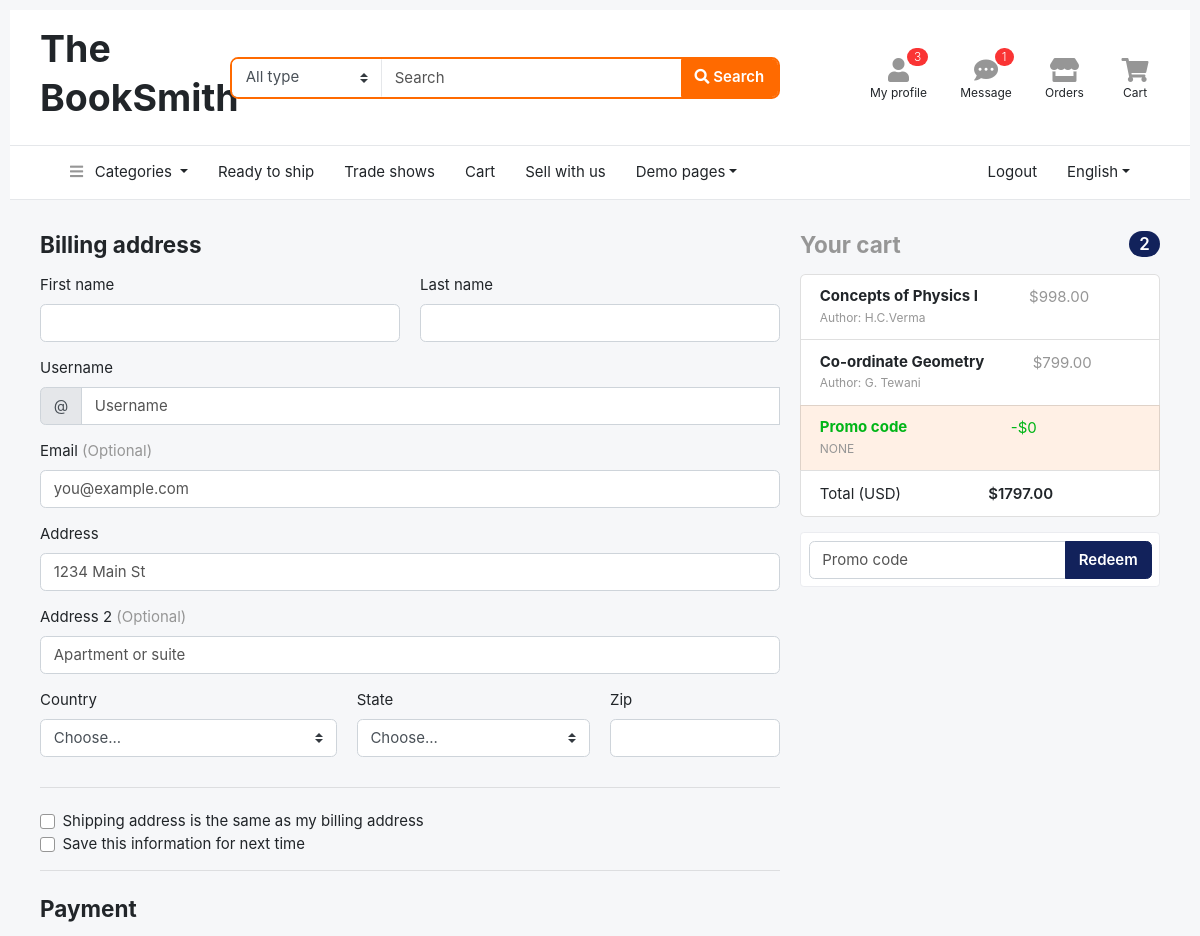
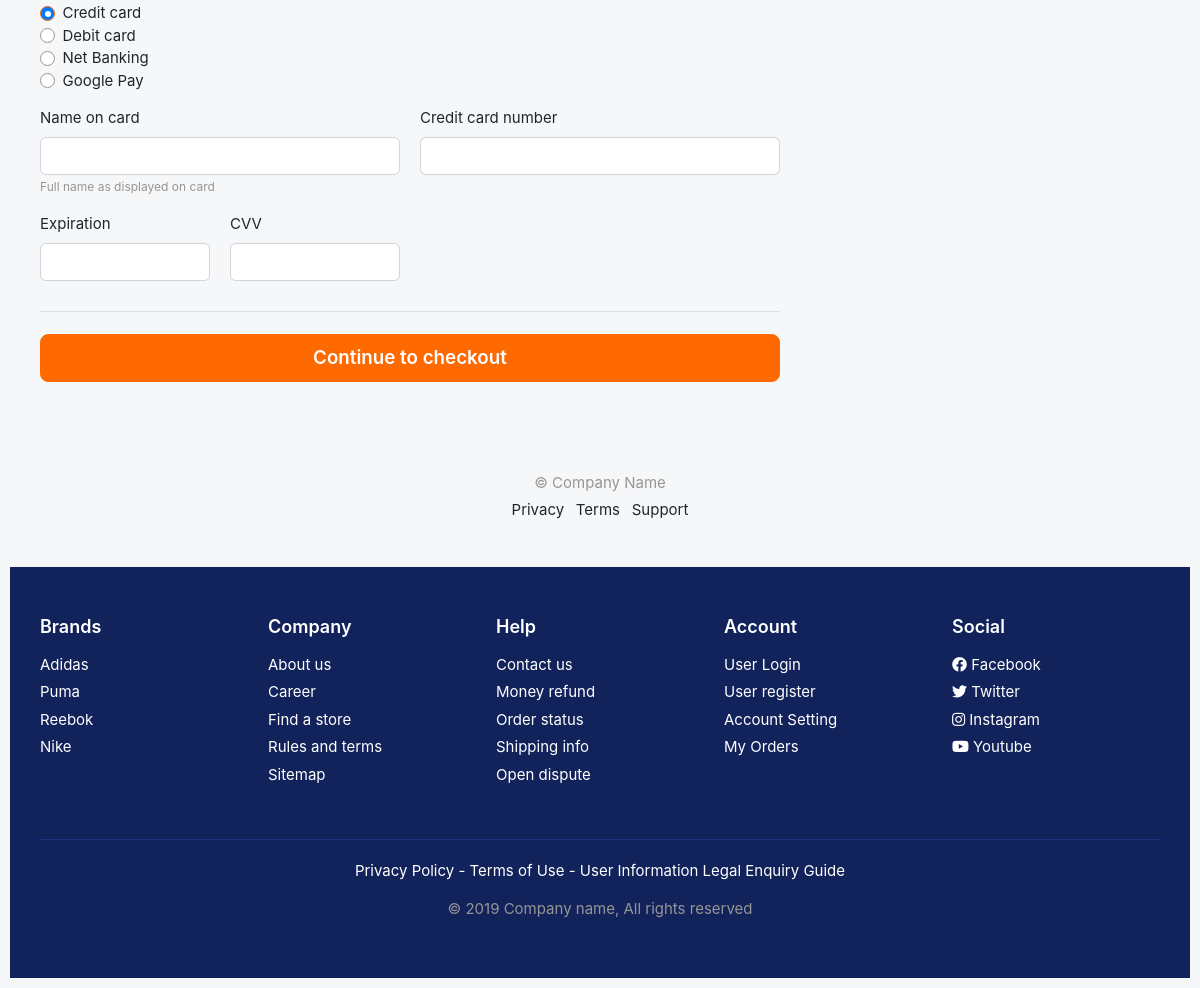
The app's page /payment (signed in) with its own data (2 pictures, top to bottom).
### Store/models.py (models this page shows, shortened)
class Book(models.Model):
	old_new = (
		(1, 'Yes'),
		(0, 'No'),
	)
	book_id = models.AutoField(primary_key=True)
	book_name = models.CharField(max_length=50)
	book_author = models.CharField(max_length=50)
	book_edition = models.DecimalField(max_digits=6, decimal_places=1)
	book_price = models.DecimalField(max_digits=6, decimal_places=2)
	book_quantity = models.IntegerField()
	date = models.DateTimeField(auto_now=True)
	is_new = models.BooleanField(choices=old_new)
	image_file = models.ImageField(upload_to=UPLOAD_TO)
	category = models.ForeignKey(Category, on_delete=models.CASCADE)
	vendor = models.ForeignKey(Vendor, on_delete=models.CASCADE)

### Store/views.py (the view)
# urls.py: path('payment', views.payment, name='payment'),
@login_required
def payment(request):
	user = request.user
	if request.method == "POST":
		print("Payment Received")
		paymentmethod = request.POST["paymentMethod"]
		pay = Payment()
		if paymentmethod == "Credit Card":
			pay.payment_type = "CC"
		elif paymentmethod == "Debit Card":
			pay.payment_type = "DC"
		elif paymentmethod == "Net Banking":
			pay.payment_type = "NB"
		else :
			pay.payment_type = "GP"
		pay.amount = request.POST["grand_total"]
		pay.customer_id = user
		cart = user.cart_set.first()
		cart.delete()
		pay.save()
		messages.success(request, "Payment Done For Your Cart. You Will Be Delivered Soon. Thanks.")
		if user.is_vendor:
			return HttpResponseRedirect(reverse('index-vendor'))
		else:
			return HttpResponseRedirect(reverse('index-customer'))
		pass
	else:
		try :
			cart = user.cart_set.first()
			cartitems = cart.cartitem_set.all()
			details = []
			grand_total = 0
			items = 0
			for cartitem in cartitems:
				l = []
				book_name = cartitem.book_id.book_name
				if cartitem.book_quantity > cartitem.book_id.book_quantity:
					messages.warning(request, f'{cartitem.book_id.book_name} Is Unavailable')
					if user.is_vendor:
						return HttpResponseRedirect(reverse('cart-vendor'))
					else:
						return HttpResponseRedirect(reverse('cart-customer'))
				price = cartitem.book_quantity * cartitem.book_id.book_price
				l.append(book_name)
				l.append(price)
				l.append(cartitem.book_id.book_author)
				grand_total += price
				items += 1
				details.append(l)
			context = {
				"details" : details,
				"grand_total" : grand_total,
				"items" : items,
			}
			return render(request, 'Store/payment.html', context)
		except Exception as e:
			messages.warning(request, "Add Something To Cart First.")
			if user.is_vendor:
				return HttpResponseRedirect(reverse('cart-vendor'))
			else:
				return HttpResponseRedirect(reverse('cart-customer'))

### Store/templates/Store/payment.html (shortened to what this page needs)
{% extends 'Store/layout.html' %}
{% block body %}
<header class="section-header">
  <section class="header-main border-bottom">
    <div class="container">
      <div class="row align-items-center">
        <div class="col-xl-2 col-lg-3 col-md-12">
          <a href="#" class="brand-wrap">
            <h1>The BookSmith</h1>
          </a>
        </div>
        <div class="col-xl-6 col-lg-5 col-md-6">
          <form action="#" class="search-header">
            <div class="input-group w-100">
              <select class="custom-select border-right"  name="category_name">
                  <option value="">All type</option><option value="codex">Special</option>
              </select>
                <input type="text" class="form-control" placeholder="Search">
                <div class="input-group-append">
                  <button class="btn btn-primary" type="submit">
                    <i class="fa fa-search"></i> Search
                  </button>
                </div>
              </div>
          </form>
        </div>
        <div class="col-xl-4 col-lg-4 col-md-6">
          <div class="widgets-wrap float-md-right">
            <div class="widget-header mr-3">
              <a href="#" class="widget-view">
                <div class="icon-area">
                  <i class="fa fa-user"></i>
                  <span class="notify">3</span>
                </div>
                <small class="text"> My profile </small>
              </a>
            </div>
            <div class="widget-header mr-3">
              <a href="#" class="widget-view">
                <div class="icon-area">
                  <i class="fa fa-comment-dots"></i>
                  <span class="notify">1</span>
                </div>
                <small class="text"> Message </small>
              </a>
            </div>
            <div class="widget-header mr-3">
              <a href="#" class="widget-view">
                <div class="icon-area">
                  <i class="fa fa-store"></i>
                </div>
                <small class="text"> Orders </small>
              </a>
            </div>
            <div class="widget-header">
              <a href="#" class="widget-view">
                <div class="icon-area">
                  <i class="fa fa-shopping-cart"></i>
                </div>
                <small class="text"> Cart </small>
              </a>
            </div>
          </div>
        </div>
      </div>
    </div>
  </section>
  <nav class="navbar navbar-main navbar-expand-lg border-bottom">
    <div class="container">
      <div class="collapse navbar-collapse" id="main_nav">
        <ul class="navbar-nav">
          <li class="nav-item dropdown">
            <a class="nav-link dropdown-toggle" data-toggle="dropdown" href="#"> <i class="fa fa-bars text-muted mr-2"></i> Categories </a>
          </li>
          <li class="nav-item">
             <a class="nav-link" href="#">Ready to ship</a>
          </li>
          <li class="nav-item">
            <a class="nav-link" href="#">Trade shows</a>
          </li>
      {% if user.is_authenticated %}
      <li class="nav-item">
        <a class="nav-link" href="{% if user.is_vendor %}{% url 'cart-vendor' %}{% else %}{% url 'cart-customer' %}{% endif %}">Cart</a>
      </li>
      {% endif %}
          <li class="nav-item">
            <a class="nav-link" href="{% url 'login' %}">Sell with us</a>
          </li>
          <li class="nav-item dropdown">
            <a class="nav-link dropdown-toggle" data-toggle="dropdown" href="#">Demo pages</a>
          </li>
        </ul>
        <ul class="navbar-nav ml-md-auto">
            <li class="nav-item">
              <a class="nav-link" href="{% url 'logout' %}">Logout</a>
            </li>
          <li class="nav-item dropdown">
            <a class="nav-link dropdown-toggle" href="http://example.com" data-toggle="dropdown">English</a>
          </li>
       </ul>
      </div>
    </div>
  </nav>
  </header>
<div class="container padding-top">
  <div class="row">
    <div class="col-md-4 order-md-2 mb-4">
      <h4 class="d-flex justify-content-between align-items-center mb-3">
        <span class="text-muted">Your cart</span>
        <span class="badge badge-secondary badge-pill">{{ items }}</span>
      </h4>
      <ul class="list-group mb-3">
        {% for detail in details %}
        <li class="list-group-item d-flex justify-content-between lh-condensed">
          <div>
            <h6 class="my-0">{{ detail.0 }}</h6>
            <small class="text-muted">Author: {{ detail.2 }}</small>
          </div>
          <span class="text-muted">${{ detail.1 }}</span>
        </li>
        {% endfor %}
        <li class="list-group-item d-flex justify-content-between bg-light">
          <div class="text-success">
            <h6 class="my-0">Promo code</h6>
            <small class="text-muted">NONE</small>
          </div>
          <span class="text-success">-$0</span>
        </li>
        <li class="list-group-item d-flex justify-content-between">
          <span>Total (USD)</span>
          <strong>${{ grand_total }}</strong>
        </li>
      </ul>
      <form class="card p-2">
        <div class="input-group">
          <input type="text" class="form-control" placeholder="Promo code">
          <div class="input-group-append">
            <button type="submit" class="btn btn-secondary">Redeem</button>
          </div>
        </div>
      </form>
    </div>
    <div class="col-md-8 order-md-1">
      <h4 class="mb-3">Billing address</h4>
      <form class="needs-validation"  method="POST" action="{% url 'payment' %}" novalidate>
        <div class="row">
          <div class="col-md-6 mb-3">
            <label for="firstName">First name</label>
            <input type="text" class="form-control" id="firstName" placeholder="" value="" required>
          </div>
          <div class="col-md-6 mb-3">
            <label for="lastName">Last name</label>
            <input type="text" class="form-control" id="lastName" placeholder="" value="" required>
          </div>
        </div>
        <div class="mb-3">
          <label for="username">Username</label>
          <div class="input-group">
            <div class="input-group-prepend">
              <span class="input-group-text">@</span>
            </div>
            <input type="text" class="form-control" id="username" placeholder="Username" required>
          </div>
        </div>
        <div class="mb-3">
          <label for="email">Email <span class="text-muted">(Optional)</span></label>
          <input type="email" class="form-control" id="email" placeholder="you@example.com">
        </div>
        <div class="mb-3">
          <label for="address">Address</label>
          <input type="text" class="form-control" id="address" placeholder="1234 Main St" required>
        </div>
        <div class="mb-3">
          <label for="address2">Address 2 <span class="text-muted">(Optional)</span></label>
          <input type="text" class="form-control" id="address2" placeholder="Apartment or suite">
        </div>
        <div class="row">
          <div class="col-md-5 mb-3">
            <label for="country">Country</label>
            <select class="custom-select d-block w-100" id="country" required>
              <option value="">Choose...</option>
            </select>
          </div>
          <div class="col-md-4 mb-3">
            <label for="state">State</label>
            <select class="custom-select d-block w-100" id="state" required>
              <option value="">Choose...</option>
            </select>
          </div>
          <div class="col-md-3 mb-3">
            <label for="zip">Zip</label>
            <input type="text" class="form-control" id="zip" placeholder="" required>
          </div>
        </div>
        <hr class="mb-4">
        <div class="custom-control custom-checkbox">
          <label class="custom-control-label" for="same-address">Shipping address is the same as my billing address</label>
        </div>
        <div class="custom-control custom-checkbox">
          <label class="custom-control-label" for="save-info">Save this information for next time</label>
        </div>
        <hr class="mb-4">
        <h4 class="mb-3">Payment</h4>
        <div class="d-block my-3">
          <div class="custom-control custom-radio">
            <label class="custom-control-label" for="credit">Credit card</label>
          </div>
          <div class="custom-control custom-radio">
            <label class="custom-control-label" for="debit">Debit card</label>
          </div>
          <div class="custom-control custom-radio">
            <label class="custom-control-label" for="paypal">Net Banking</label>
          </div>
           <div class="custom-control custom-radio">
            <label class="custom-control-label" for="paypal">Google Pay</label>
          </div>
        </div>
        <div class="row">
          <div class="col-md-6 mb-3">
            <label for="cc-name">Name on card</label>
            <input type="text" class="form-control" id="cc-name" placeholder="" required>
            <small class="text-muted">Full name as displayed on card</small>
          </div>
          <div class="col-md-6 mb-3">
            <label for="cc-number">Credit card number</label>
            <input type="text" class="form-control" id="cc-number" placeholder="" required>
          </div>
        </div>
        <div class="row">
          <div class="col-md-3 mb-3">
            <label for="cc-expiration">Expiration</label>
            <input type="text" class="form-control" id="cc-expiration" placeholder="" required>
          </div>
          <div class="col-md-3 mb-3">
            <label for="cc-cvv">CVV</label>
            <input type="text" class="form-control" id="cc-cvv" placeholder="" required>
          </div>
        </div>
        <hr class="mb-4">
        <button class="btn btn-primary btn-lg btn-block" type="submit">Continue to checkout</button>
      </form>
    </div>
  </div>
  <footer class="my-5 pt-5 text-muted text-center text-small">
    <p class="mb-1">&copy; Company Name</p>
    <ul class="list-inline">
      <li class="list-inline-item"><a href="#">Privacy</a></li>
      <li class="list-inline-item"><a href="#">Terms</a></li>
      <li class="list-inline-item"><a href="#">Support</a></li>
    </ul>
  </footer>
</div>
<footer class="section-footer bg-secondary">
	<div class="container">
		<section class="footer-top padding-y-lg text-white">
			<div class="row">
				<aside class="col-md col-6">
					<h6 class="title">Brands</h6>
					<ul class="list-unstyled">
						<li> <a href="#">Adidas</a></li>
						<li> <a href="#">Puma</a></li>
						<li> <a href="#">Reebok</a></li>
						<li> <a href="#">Nike</a></li>
					</ul>
				</aside>
				<aside class="col-md col-6">
					<h6 class="title">Company</h6>
					<ul class="list-unstyled">
						<li> <a href="#">About us</a></li>
						<li> <a href="#">Career</a></li>
						<li> <a href="#">Find a store</a></li>
						<li> <a href="#">Rules and terms</a></li>
						<li> <a href="#">Sitemap</a></li>
					</ul>
				</aside>
				<aside class="col-md col-6">
					<h6 class="title">Help</h6>
					<ul class="list-unstyled">
						<li> <a href="#">Contact us</a></li>
						<li> <a href="#">Money refund</a></li>
						<li> <a href="#">Order status</a></li>
						<li> <a href="#">Shipping info</a></li>
						<li> <a href="#">Open dispute</a></li>
					</ul>
				</aside>
				<aside class="col-md col-6">
					<h6 class="title">Account</h6>
					<ul class="list-unstyled">
						<li> <a href="#"> User Login </a></li>
						<li> <a href="#"> User register </a></li>
						<li> <a href="#"> Account Setting </a></li>
						<li> <a href="#"> My Orders </a></li>
					</ul>
				</aside>
				<aside class="col-md">
					<h6 class="title">Social</h6>
					<ul class="list-unstyled">
						<li><a href="#"> <i class="fab fa-facebook"></i> Facebook </a></li>
						<li><a href="#"> <i class="fab fa-twitter"></i> Twitter </a></li>
						<li><a href="#"> <i class="fab fa-instagram"></i> Instagram </a></li>
						<li><a href="#"> <i class="fab fa-youtube"></i> Youtube </a></li>
					</ul>
				</aside>
			</div>
		</section>
		<section class="footer-bottom text-center">
				<p class="text-white">Privacy Policy - Terms of Use - User Information Legal Enquiry Guide</p>
				<p class="text-muted"> &copy 2019 Company name, All rights reserved </p>
				<br>
		</section>
	</div>
</footer>
{% endblock %}

### records on screen
Book: book_name "Concepts of Physics I", book_author "H.C.Verma"
Book: book_name "Co-ordinate Geometry", book_author "G. Tewani"

### other values on screen
{{ items }} "2"
{{ detail.1 }} "998.00" "799.00"
{{ grand_total }} "1797.00"
